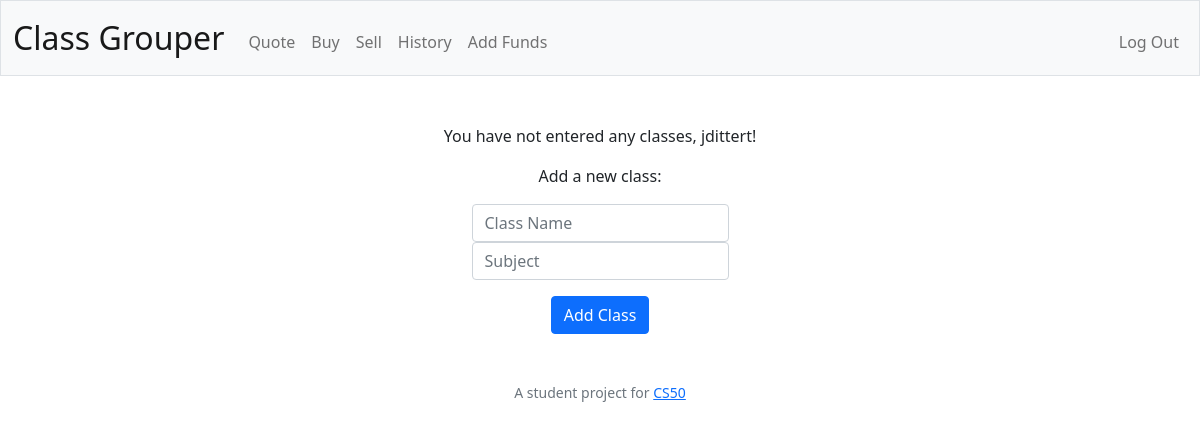
The page /classes (signed in) on the database as committed earlier.
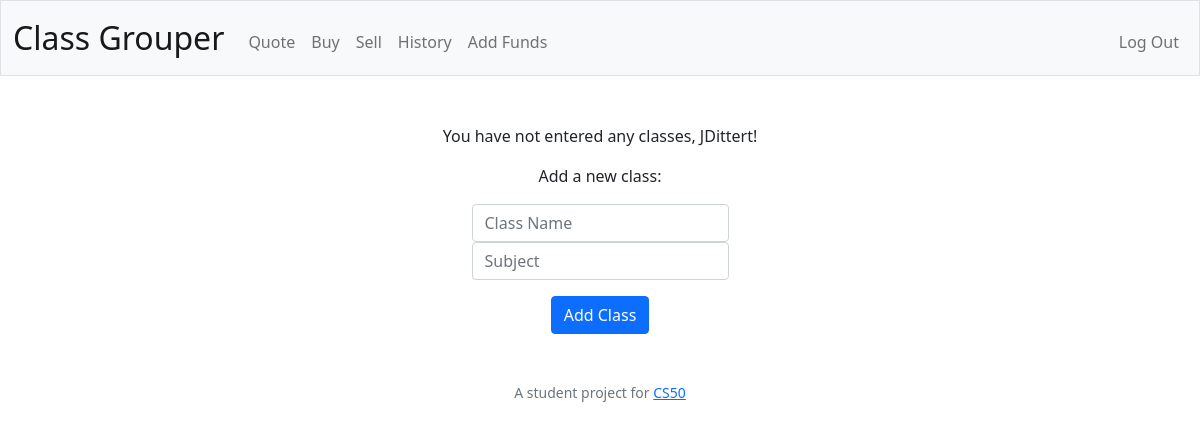
The same page on the database as committed later.
### tables this page shows
CREATE TABLE users (id INTEGER PRIMARY KEY AUTOINCREMENT NOT NULL, username TEXT NOT NULL, usercase TEXT NOT NULL, hash TEXT NOT NULL);

### app.py (the view)
@app.route("/classes")
@login_required
def classes():
    teacher = db.execute(
        "SELECT * FROM users WHERE id = ?", session["user_id"]
    )
    name = teacher[0]["usercase"]
    classes = db.execute(
        "SELECT class FROM classes WHERE teacher = ?", session["user_id"]
    )
    if not classes:
        message = "You have not entered any classes"
        return render_template("classes.html", name=name, message=message)
    else:
        message = "Here are you classes"
        return render_template("classes.html", name=name, message=message)

### app.py (called while the page is built)
@app.after_request
def after_request(response):
    response.headers["Cache-Control"] = "no-cache, no-store, must-revalidate"
    response.headers["Expires"] = 0
    response.headers["Pragma"] = "no-cache"
    return response

### helpers.py (called while the page is built)
def login_required(f):
    @wraps(f)
    def decorated_function(*args, **kwargs):
        if session.get("user_id") is None:
            return redirect("/login")
        return f(*args, **kwargs)
    return decorated_function

### templates/classes.html (shortened to what this page needs)
{% extends "layout.html" %}
{% block main %}
    <div>
        <p>{{ message }}, {{ name }}!</p>
    </div>
    <div>
        <p>Add a new class:</p>
        <form action="/add_class" method="post">
            <div class="mb-3">
                <input autocomplete="off" class="form-control mx-auto w-auto" id="class" name="class" placeholder="Class Name" type="text">
                <input class="form-control mx-auto w-auto" id="subject" name="subject" placeholder="Subject" type="text">
            </div>
            <button class="btn btn-primary" type="submit">Add Class</button>
        </form>
    </div>
{% endblock %}

### templates/layout.html (shortened to what this page needs)
<!DOCTYPE html>
<html lang="en">
    <head>
        <link href="https://cdn.jsdelivr.net/npm/bootstrap@5.1.3/dist/css/bootstrap.min.css" rel="stylesheet">
        <link href="/static/styles.css" rel="stylesheet">
    </head>
    <body>
        <nav class="bg-light border navbar navbar-expand-md navbar-light">
            <div class="container-fluid">
                <a class="navbar-brand" href="/">Class Grouper</a>
                <div class="collapse navbar-collapse" id="navbar">
                    {% if session["user_id"] %}
                        <ul class="navbar-nav me-auto mt-2">
                            <li class="nav-item"><a class="nav-link" href="/quote">Quote</a></li>
                            <li class="nav-item"><a class="nav-link" href="/buy">Buy</a></li>
                            <li class="nav-item"><a class="nav-link" href="/sell">Sell</a></li>
                            <li class="nav-item"><a class="nav-link" href="/history">History</a></li>
                            <li class="nav-item"><a class="nav-link" href="/add">Add Funds</a></li>
                        </ul>
                        <ul class="navbar-nav ms-auto mt-2">
                            <li class="nav-item"><a class="nav-link" href="/logout">Log Out</a></li>
                        </ul>
                    {% else %}
                        <ul class="navbar-nav ms-auto mt-2">
                            <li class="nav-item"><a class="nav-link" href="/register">Register</a></li>
                            <li class="nav-item"><a class="nav-link" href="/login">Log In</a></li>
                        </ul>
                    {% endif %}
                </div>
            </div>
        </nav>
        <main class="container-fluid py-5 text-center">
            {% block main %}{% endblock %}
        </main>
        <footer class="mb-5 small text-center text-muted">
            A student project for <a href="https://cs50.harvard.edu/x/2022/">CS50</a>
        </footer>
    </body>
</html>

### Static/styles.css (style rules this page uses)
nav .navbar-brand { font-size: xx-large; }

Rows that differ between the two databases and show on the page:
changed users: usercase "jdittert" → "JDittert"
